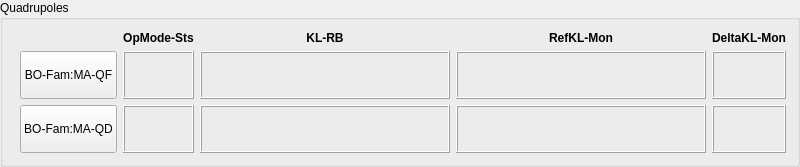
    <widget class="QGroupBox" name="groupBox_2">
     <property name="title">
      <string>Quadrupoles</string>
     </property>
     <layout class="QGridLayout" name="gridLayout_3">
      <item row="3" column="5">
       <widget class="PyDMLabel" name="PyDMLabel_5">
        <property name="toolTip">
         <string/>
        </property>
        <property name="whatsThis">
         <string/>
        </property>
        <property name="frameShape">
         <enum>QFrame::Box</enum>
        </property>
        <property name="frameShadow">
         <enum>QFrame::Raised</enum>
        </property>
        <property name="alignment">
         <set>Qt::AlignCenter</set>
        </property>
        <property name="channel" stdset="0">
         <string>ca://${PREFIX}BO-Glob:AP-TuneCorr:DeltaKLQF-Mon</string>
        </property>
        <property name="precFromPV" stdset="0">
         <bool>false</bool>
        </property>
       </widget>
      </item>
      <item row="1" column="3">
       <widget class="QLabel" name="label_14">
        <property name="minimumSize">
         <size>
          <width>250</width>
          <height>0</height>
         </size>
        </property>
        <property name="styleSheet">
         <string notr="true">font-weight:bold;</string>
        </property>
        <property name="text">
         <string>KL-RB</string>
        </property>
        <property name="alignment">
         <set>Qt::AlignCenter</set>
        </property>
       </widget>
      </item>
      <item row="1" column="4">
       <widget class="QLabel" name="label_13">
        <property name="minimumSize">
         <size>
          <width>250</width>
          <height>0</height>
         </size>
        </property>
        <property name="styleSheet">
         <string notr="true">font-weight:bold;</string>
        </property>
        <property name="text">
         <string>RefKL-Mon</string>
        </property>
        <property name="alignment">
         <set>Qt::AlignCenter</set>
        </property>
       </widget>
      </item>
      <item row="1" column="5">
       <widget class="QLabel" name="label_15">
        <property name="styleSheet">
         <string notr="true">font-weight:bold;</string>
        </property>
        <property name="text">
         <string>DeltaKL-Mon</string>
        </property>
        <property name="alignment">
         <set>Qt::AlignCenter</set>
        </property>
       </widget>
      </item>
      <item row="3" column="0">
       <widget class="SiriusLedState" name="SiriusLedState">
        <property name="maximumSize">
         <size>
          <width>36</width>
          <height>16777215</height>
         </size>
        </property>
        <property name="toolTip">
         <string/>
        </property>
        <property name="whatsThis">
         <string>PyDMLed specialization to represent 2 states in dark/light green.</string>
        </property>
        <property name="channel" stdset="0">
         <string>ca://${PREFIX}BO-Fam:MA-QF:PwrState-Sts</string>
        </property>
       </widget>
      </item>
      <item row="3" column="4">
       <widget class="PyDMLabel" name="PyDMLabel_12">
        <property name="minimumSize">
         <size>
          <width>0</width>
          <height>0</height>
         </size>
        </property>
        <property name="maximumSize">
         <size>
          <width>16777215</width>
          <height>16777215</height>
         </size>
        </property>
        <property name="toolTip">
         <string/>
        </property>
        <property name="whatsThis">
         <string/>
        </property>
        <property name="frameShape">
         <enum>QFrame::Box</enum>
        </property>
        <property name="frameShadow">
         <enum>QFrame::Raised</enum>
        </property>
        <property name="alignment">
         <set>Qt::AlignCenter</set>
        </property>
        <property name="channel" stdset="0">
         <string>ca://${PREFIX}BO-Glob:AP-TuneCorr:RefKLQF-Mon</string>
        </property>
        <property name="precFromPV" stdset="0">
         <bool>true</bool>
        </property>
       </widget>
      </item>
      <item row="1" column="2">
       <widget class="QLabel" name="label_12">
        <property name="styleSheet">
         <string notr="true">font-weight:bold;</string>
        </property>
        <property name="text">
         <string>OpMode-Sts</string>
        </property>
        <property name="alignment">
         <set>Qt::AlignCenter</set>
        </property>
       </widget>
      </item>
      <item row="3" column="2">
       <widget class="PyDMLabel" name="PyDMLabel_8">
        <property name="toolTip">
         <string/>
        </property>
        <property name="whatsThis">
         <string>
    A QLabel with support for Channels and more from PyDM

    Parameters
    ----------
    parent : QWidget
        The parent widget for the Label
    init_channel : str, optional
        The channel to be used by the widget.
    </string>
        </property>
        <property name="frameShape">
         <enum>QFrame::Box</enum>
        </property>
        <property name="frameShadow">
         <enum>QFrame::Raised</enum>
        </property>
        <property name="alignment">
         <set>Qt::AlignCenter</set>
        </property>
        <property name="channel" stdset="0">
         <string>ca://${PREFIX}BO-Fam:MA-QF:OpMode-Sts</string>
        </property>
       </widget>
      </item>
      <item row="3" column="3">
       <widget class="PyDMLabel" name="PyDMLabel_7">
        <property name="minimumSize">
         <size>
          <width>200</width>
          <height>48</height>
         </size>
        </property>
        <property name="maximumSize">
         <size>
          <width>16777215</width>
          <height>16777215</height>
         </size>
        </property>
        <property name="toolTip">
         <string/>
        </property>
        <property name="whatsThis">
         <string/>
        </property>
        <property name="frameShape">
         <enum>QFrame::Box</enum>
        </property>
        <property name="frameShadow">
         <enum>QFrame::Raised</enum>
        </property>
        <property name="alignment">
         <set>Qt::AlignCenter</set>
        </property>
        <property name="channel" stdset="0">
         <string>ca://${PREFIX}BO-Fam:MA-QF:KL-RB</string>
        </property>
        <property name="precFromPV" stdset="0">
         <bool>true</bool>
        </property>
       </widget>
      </item>
      <item row="5" column="2">
       <widget class="PyDMLabel" name="PyDMLabel_9">
        <property name="toolTip">
         <string/>
        </property>
        <property name="whatsThis">
         <string>
    A QLabel with support for Channels and more from PyDM

    Parameters
    ----------
    parent : QWidget
        The parent widget for the Label
    init_channel : str, optional
        The channel to be used by the widget.
    </string>
        </property>
        <property name="frameShape">
         <enum>QFrame::Box</enum>
        </property>
        <property name="frameShadow">
         <enum>QFrame::Raised</enum>
        </property>
        <property name="alignment">
         <set>Qt::AlignCenter</set>
        </property>
        <property name="channel" stdset="0">
         <string>ca://${PREFIX}BO-Fam:MA-QD:OpMode-Sts</string>
        </property>
       </widget>
      </item>
      <item row="5" column="3">
       <widget class="PyDMLabel" name="PyDMLabel_10">
        <property name="minimumSize">
         <size>
          <width>200</width>
          <height>48</height>
         </size>
        </property>
        <property name="maximumSize">
         <size>
          <width>16777215</width>
          <height>16777215</height>
         </size>
        </property>
        <property name="toolTip">
         <string/>
        </property>
        <property name="whatsThis">
         <string/>
        </property>
        <property name="frameShape">
         <enum>QFrame::Box</enum>
        </property>
        <property name="frameShadow">
         <enum>QFrame::Raised</enum>
        </property>
        <property name="alignment">
         <set>Qt::AlignCenter</set>
        </property>
        <property name="channel" stdset="0">
         <string>ca://${PREFIX}BO-Fam:MA-QD:KL-RB</string>
        </property>
        <property name="precFromPV" stdset="0">
         <bool>true</bool>
        </property>
       </widget>
      </item>
      <item row="3" column="1">
       <widget class="QPushButton" name="pushButton_QFMADetail">
        <property name="minimumSize">
         <size>
          <width>0</width>
          <height>48</height>
         </size>
        </property>
        <property name="text">
         <string>BO-Fam:MA-QF</string>
        </property>
       </widget>
      </item>
      <item row="5" column="1">
       <widget class="QPushButton" name="pushButton_QDMADetail">
        <property name="minimumSize">
         <size>
          <width>0</width>
          <height>48</height>
         </size>
        </property>
        <property name="text">
         <string>BO-Fam:MA-QD</string>
        </property>
       </widget>
      </item>
      <item row="5" column="4">
       <widget class="PyDMLabel" name="PyDMLabel_6">
        <property name="minimumSize">
         <size>
          <width>0</width>
          <height>0</height>
         </size>
        </property>
        <property name="maximumSize">
         <size>
          <width>16777215</width>
          <height>16777215</height>
         </size>
        </property>
        <property name="toolTip">
         <string/>
        </property>
        <property name="whatsThis">
         <string/>
        </property>
        <property name="frameShape">
         <enum>QFrame::Box</enum>
        </property>
        <property name="frameShadow">
         <enum>QFrame::Raised</enum>
        </property>
        <property name="alignment">
         <set>Qt::AlignCenter</set>
        </property>
        <property name="channel" stdset="0">
         <string>ca://${PREFIX}BO-Glob:AP-TuneCorr:RefKLQD-Mon</string>
        </property>
        <property name="precFromPV" stdset="0">
         <bool>true</bool>
        </property>
       </widget>
      </item>
      <item row="5" column="5">
       <widget class="PyDMLabel" name="PyDMLabel_11">
        <property name="toolTip">
         <string/>
        </property>
        <property name="whatsThis">
         <string/>
        </property>
        <property name="frameShape">
         <enum>QFrame::Box</enum>
        </property>
        <property name="frameShadow">
         <enum>QFrame::Raised</enum>
        </property>
        <property name="alignment">
         <set>Qt::AlignCenter</set>
        </property>
        <property name="channel" stdset="0">
         <string>ca://${PREFIX}BO-Glob:AP-TuneCorr:DeltaKLQD-Mon</string>
        </property>
        <property name="precFromPV" stdset="0">
         <bool>false</bool>
        </property>
       </widget>
      </item>
      <item row="5" column="0">
       <widget class="SiriusLedState" name="SiriusLedState_2">
        <property name="maximumSize">
         <size>
          <width>36</width>
          <height>16777215</height>
         </size>
        </property>
        <property name="toolTip">
         <string/>
        </property>
        <property name="whatsThis">
         <string>PyDMLed specialization to represent 2 states in dark/light green.</string>
        </property>
        <property name="channel" stdset="0">
         <string>ca://${PREFIX}BO-Fam:MA-QD:PwrState-Sts</string>
        </property>
       </widget>
      </item>
     </layout>
    </widget>
